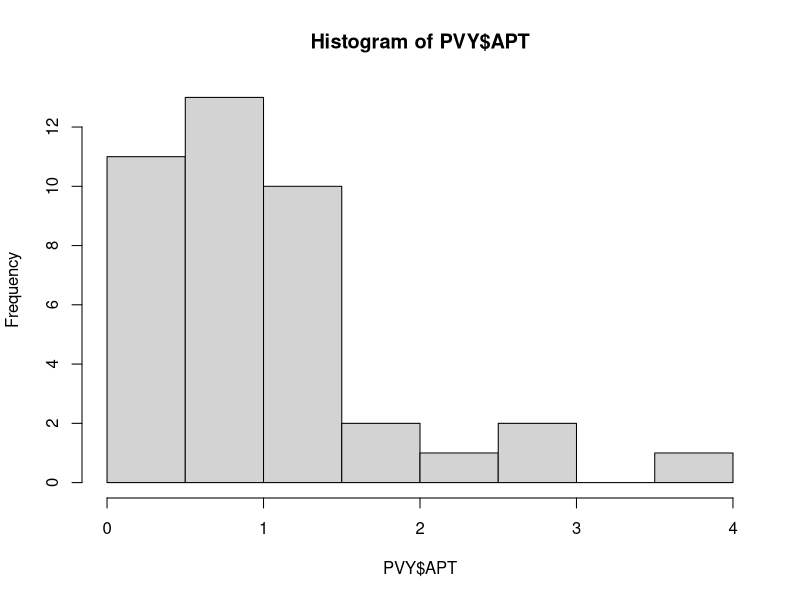
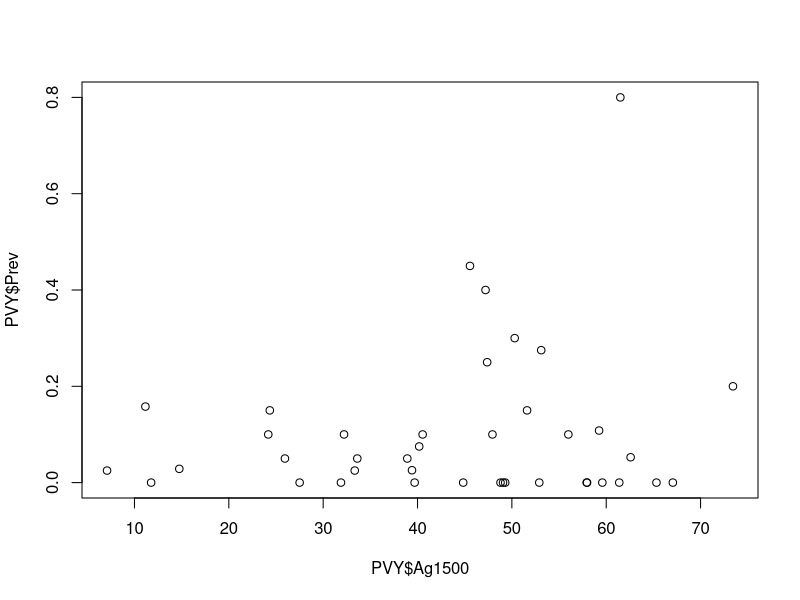
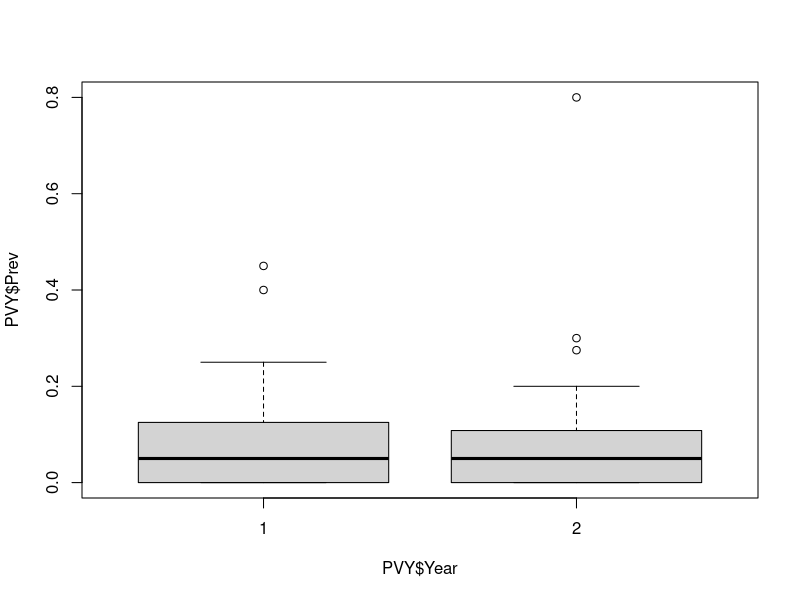
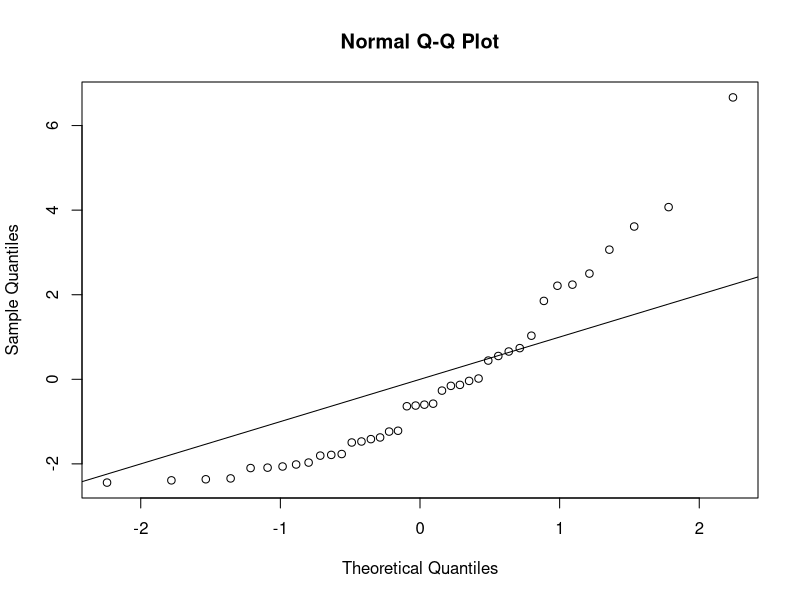
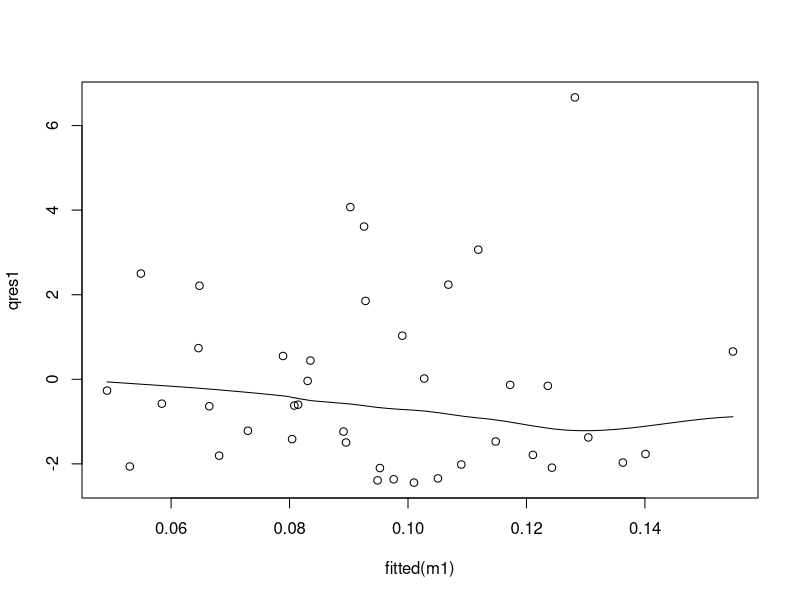
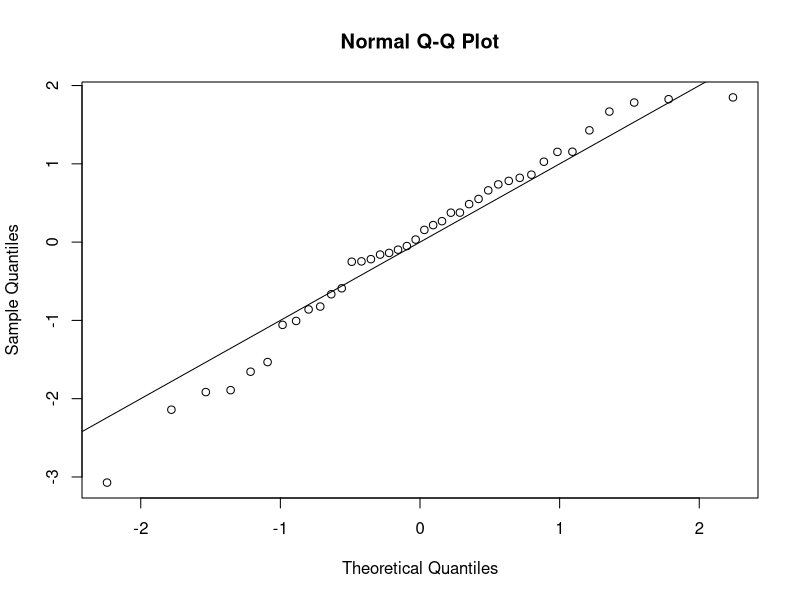
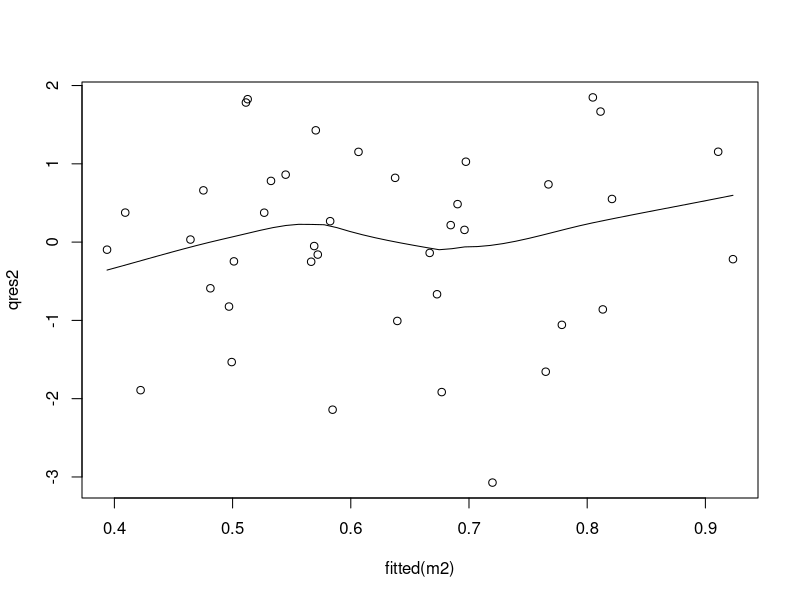
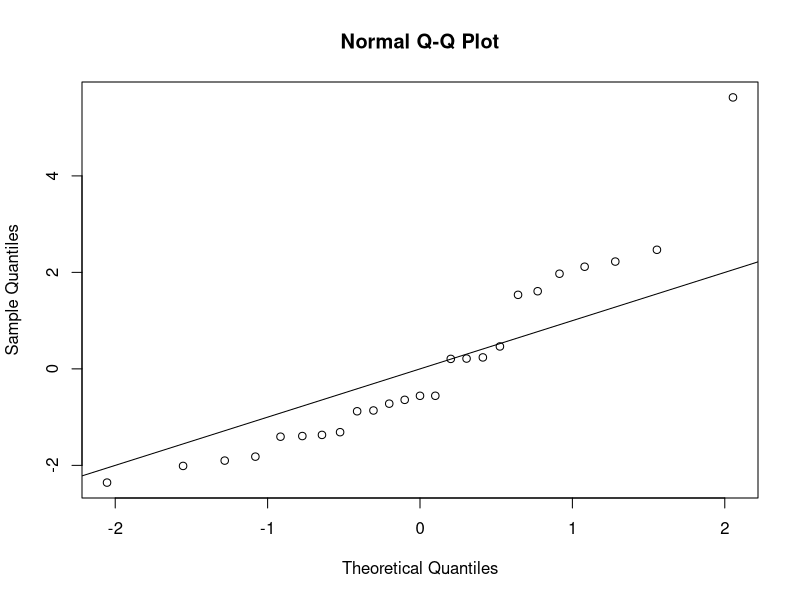

Write R code to recreate these figures, in order.
#Potato virus example
#Data from Clafkin et al. 2016
#AC 210210

#Housekeeping----------------
#Make sure clean environment

#Set working directory
setwd("C:/Users/jargr/Dropbox/PC/Desktop/Anny Stats/Lab 6")

#Load packages
library(tidyverse)
library(car)
library(statmod)
library(emmeans)

#Load data
PVY<-read.csv("potato virus data.csv")

#Take a peek at data structure
str(PVY)

#Change Year to factor
PVY$Year<-as.factor(PVY$Year)

#Preliminary visualizations------------
#Example question: Does PVY prevalence depend on year and %agricultural land cover at 1500m radius?

#We are interested in the proportion of infected plants, since total plants sampled differ

#Can calculate prevalence as the ratio of infected plants
PVY$Prev<-PVY$FinalInfected/PVY$NPlants

PVY$APT <- PVY$Naphids/PVY$NTraps

#Take a look at distribution of prevalence
hist(PVY$APT)
#Distribution of data is very right-skewed; lots of zeros

#What percentage of data is zero?
100*sum(PVY$APT == 0)/nrow(PVY)
#37.5%; seems high

#Take a look at potential relationships with predictors
plot(x=PVY$Ag1500, y=PVY$Prev)
#This definitely cannot be modeled with a linear model, but we knew that
boxplot(PVY$Prev~PVY$Year) #Skewed distribution, hard to tell if there's a difference

#Go ahead with a binomial glm, and check if residuals are overdispersed

#Binomial glm---------------------------------
#For binomial glms, there are 3 ways to specify the response
#See "Details" under help(family)
#For these data, we can use options 2 or 3

#Specify model using option 2
m1<-glm(Prev~Year*Ag1500, weights=NPlants, data=PVY, family="binomial")#note the inclusion of "weights"


model <- glm(Prev~Year*Ag1500, data=PVY, family="binomial")

#Check for outliers/large residuals
qres1<-qresid(m1)
qqnorm(qres1)#make qqplot
abline(0,1)#add expected line
#Doesn't look great

#Check for constant dispersion by eye
scatter.smooth(qres1~fitted(m1))
#doesn't actually look terrible, but larger positive residuals than negative residuals

#Check for overdispersion using stats
resid.ssq1 <- sum(residuals(m1,type="pearson")^2)  
resid.df1 <- nrow(subset(PVY,!is.na(Ag1500) & !is.na(Prev)))-length(coef(m1)) 
resid.ssq1/resid.df1 
#6.2, much above 1
#Overdispersed

#Try hurdle model instead

#Step 1: Infected yes/no-------------------------------
#Make new response variable
PVY$Infection<-ifelse(PVY$Prev>0,1,0)

#Model bionmial response of infection
m2<-glm(Infection~Year*Ag1500, data=PVY, family="binomial")#bernoulli response so no need for weights

#Check for outliers/large residuals
qres2<-qresid(m2)
qqnorm(qres2)#make qqplot
abline(0,1)#add expected line
#Looks much better

#Check for constant dispersion by eye
scatter.smooth(qres2~fitted(m2))
#more even distribution of negative and bositive residuals

#Check for overdispersion using stats
resid.ssq2 <- sum(residuals(m2,type="pearson")^2)  
resid.df2 <- nrow(subset(PVY,!is.na(Ag1500) & !is.na(Infection)))-length(coef(m2)) 
resid.ssq2/resid.df2 
#1.08, this is much more reasonable

#Look at model results
summary(m2) #none of the coefficients are significantly different from zero

#Can you do analysis-of-variance type tests on glm?
#Technically yes, using analysis-of-deviance as an analog
#see help(anova.glm) for details
#It is essentially comparing each effect to the null
anova(m2,test="Chisq") #need to specify test type for glm models

#Pseudo R-sq
1-(49.577/52.925)
#0.06325933

#Conclusion: Year and Ag1500 have no significant effects on the presence/absence of infection

#Step 2: If infected, how prevalent?----------------------------
#Subset data to only include prevalence>0 for this analysis
posPVY<-subset(PVY, Prev>0)

#Specify model for prevalence given infection
m3<-glm(Prev~Year*Ag1500, weights=NPlants, data=posPVY, family="binomial")#note the inclusion of "weights"

#Check for outliers/large residuals
qres3<-qresid(m3)
qqnorm(qres3)#make qqplot
abline(0,1)#add expected line
#Not perfect but better than before

#Check for constant dispersion by eye
scatter.smooth(qres3~fitted(m3))
#more even distribution of negative and bositive residuals

#Check for overdispersion using stats
resid.ssq3 <- sum(residuals(m3,type="pearson")^2)  
resid.df3 <- nrow(subset(posPVY,!is.na(Ag1500) & !is.na(Infection)))-length(coef(m3)) 
resid.ssq3/resid.df3 
#4.8, still pretty high, so there is overdispersion beyond zero-inflation
#Let's keep going with it and assess model fit by plotting predictions later

#Check resutls
summary(m3)
#Looks like there may be a significant slope for Ag1500 in Year1, and the slope in Y2 is not significantly different
anova(m3, test="Chisq") #Checks out. Significant slope for Ag1500, no interaction or year effects
#Pseudo R-sq
1-(88.756/113.728)
#0.2195765


#Plot results of hurdle model-----------------------------------
#We used base R plotting last week; let's try ggplot this time

#Plot infection presence/absence
#Calculate the fitted values based on our data
fitted2 <- predict(m2, type = "response", se = TRUE)
fitted2 #this includes 3 things: $fit, $se.fit, and $residual.scale
PVY$fitted2 <- fitted2$fit
PVY$fitted2.se <- fitted2$se.fit
#Calculate fitted +/- SE values
PVY$fitted.2.upper<-PVY$fitted2+PVY$fitted2.se
PVY$fitted.2.lower<-PVY$fitted2-PVY$fitted2.se
#Make plot
p1<-ggplot(data = PVY, aes(y = fitted2, x = Ag1500, col=Year) ) +
  geom_line() +
  geom_point(aes(y = Infection, x=Ag1500), alpha=0.5) + 
  geom_ribbon(aes(ymin = fitted.2.lower, ymax = fitted.2.upper),fill = "grey", alpha = 0.3)  + 
  theme_classic()+
  labs(x="%Ag at 1500m radius", y="Probability of infection presence")+
  annotate("text", label = "all effects P>0.05", x = 60, y = 0.9) 

#Plot prevalence given infection
#Calculate the fitted values based on our data
fitted3 <- predict(m3, type = "response", se = TRUE)
posPVY$fitted3 <- fitted3$fit
posPVY$fitted3.se <- fitted3$se.fit
#Calculate fitted +/- SE value
posPVY$fitted.3.upper<-posPVY$fitted3+posPVY$fitted3.se
posPVY$fitted.3.lower<-posPVY$fitted3-posPVY$fitted3.se
#Make plot
p2<-ggplot(data = posPVY, aes(y = fitted3, x = Ag1500, col=Year) ) +
  geom_line() +
  geom_point(aes(y = Prev, x=Ag1500), alpha=0.5) + 
  geom_ribbon(aes(ymin = fitted.3.lower, ymax = fitted.3.upper),fill = "grey", alpha = 0.3)  + 
  theme_classic()+
  labs(x="%Ag at 1500m radius", y="Prevalence of PVY infection")+
  annotate("text", label = c("Year P>0.05","%Ag P<0.0001", "Year:%Ag P>0.05"), x = c(60,60,60), y = c(0.75,0.7, 0.65)) 

#Make a two-paneled plot with labels
library(ggpubr)
ggarrange(p1, p2, labels = c("A", "B"),
          ncol = 2, nrow = 1)
